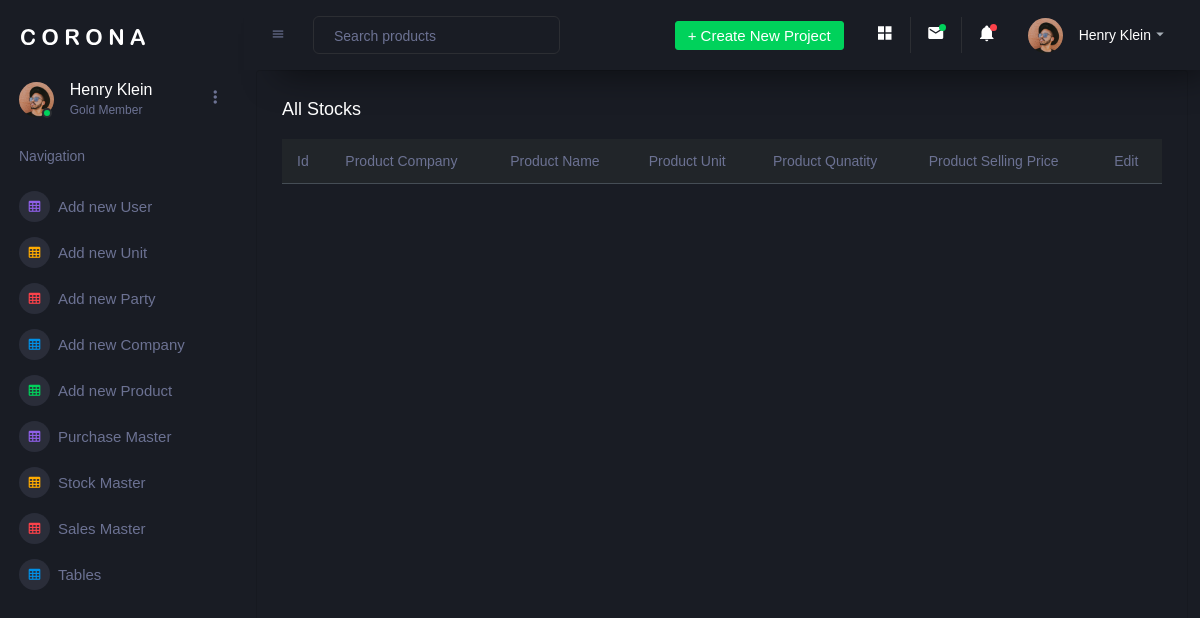
The page /admin/stock_master.php on the database as committed earlier.
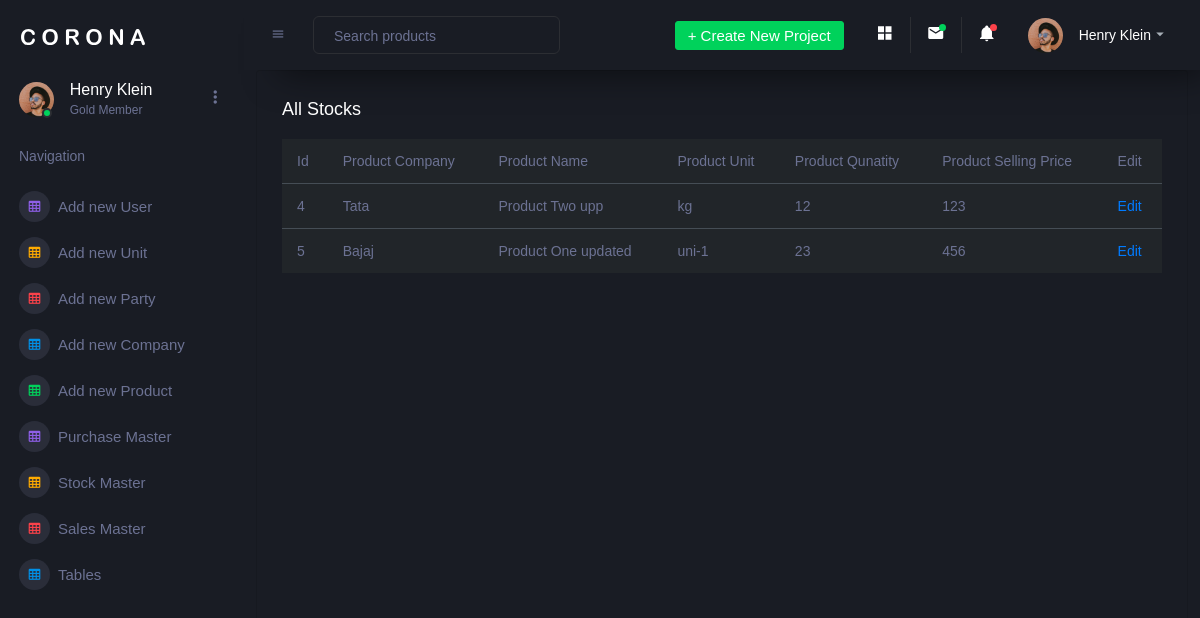
The same page on the database as committed later.
### tables this page shows
CREATE TABLE `stock_master` (
  `id` int(5) NOT NULL,
  `product_company` varchar(100) NOT NULL,
  `product_name` varchar(100) NOT NULL,
  `product_unit` varchar(50) NOT NULL,
  `packing_size` varchar(100) NOT NULL,
  `product_qty` varchar(5) NOT NULL,
  `product_selling_price` varchar(10) NOT NULL
);

### admin/stock_master.php (the view, shortened to what this page needs)
<?php
include "header.php";
include "../user/connection.php";
?>
<div class="main-panel">
    <div class="col-lg-12 grid-margin stretch-card">
        <div class="card">
            <div class="card-body">
                <h4 class="card-title">All stocks </h4>
                <div class="table-responsive">
                    <table class="table table-dark">
                        <thead>
                        <tr>
                            <th> Id </th>
                            <th> Product Company </th>
                            <th> Product Name </th>
                            <th> Product Unit </th>
                            <th> Product Qunatity </th>
                            <th> Product Selling Price </th>
                            <th> Edit </th>
                        </tr>
                        </thead>
                        <tbody>
                        <?php
                        $res=mysqli_query($link,"select * from stock_master");
                        while($row=mysqli_fetch_assoc($res)){ ?>
                            <tr>
                                <td> <?= $row['id'];?> </td>
                                <td> <?= $row['product_company'];?> </td>
                                <td> <?= $row['product_name'];?> </td>
                                <td> <?= $row['product_unit'];?> </td>
                                <td> <?= $row['product_qty'];?> </td>
                                <td> <?= $row['product_selling_price'];?> </td>
                                <td> <a href="edit_stock_master.php?id=<?php echo $row['id'];?>"> Edit </a></td>
                            </tr>
                        <?php }  ?>
                        </tbody>
                    </table>
                </div>
            </div>
        </div>
    </div>
</div>

### admin/header.php (shortened to what this page needs)
<!DOCTYPE html>
<html lang="en">
<head>
    <link rel="stylesheet" href="assets/vendors/mdi/css/materialdesignicons.min.css">
    <link rel="stylesheet" href="assets/vendors/css/vendor.bundle.base.css">
    <link rel="stylesheet" href="assets/vendors/jvectormap/jquery-jvectormap.css">
    <link rel="stylesheet" href="assets/vendors/flag-icon-css/css/flag-icon.min.css">
    <link rel="stylesheet" href="assets/vendors/owl-carousel-2/owl.carousel.min.css">
    <link rel="stylesheet" href="assets/vendors/owl-carousel-2/owl.theme.default.min.css">
    <link rel="stylesheet" href="assets/css/style.css">
</head>
<body>
<div class="container-scroller">
    <nav class="sidebar sidebar-offcanvas" id="sidebar">
        <div class="sidebar-brand-wrapper d-none d-lg-flex align-items-center justify-content-center fixed-top">
            <a class="sidebar-brand brand-logo" href="index.html"><img src="assets/images/logo.svg" alt="logo" /></a>
        </div>
        <ul class="nav">
            <li class="nav-item profile">
                <div class="profile-desc">
                    <div class="profile-pic">
                        <div class="count-indicator">
                            <img class="img-xs rounded-circle " src="assets/images/faces/face15.jpg" alt="">
                            <span class="count bg-success"></span>
                        </div>
                        <div class="profile-name">
                            <h5 class="mb-0 font-weight-normal">Henry Klein</h5>
                            <span>Gold Member</span>
                        </div>
                    </div>
                    <a href="#" id="profile-dropdown" data-toggle="dropdown"><i class="mdi mdi-dots-vertical"></i></a>
                </div>
            </li>
            <li class="nav-item nav-category">
                <span class="nav-link">Navigation</span>
            </li>
            <li class="nav-item menu-items">
                <a class="nav-link" href="add_new_user.php">
              <span class="menu-icon">
                <i class="mdi mdi-table-large"></i>
              </span>
                    <span class="menu-title">Add new User </span>
                </a>
            </li>
            <li class="nav-item menu-items">
                <a class="nav-link" href="add_new_unit.php">
              <span class="menu-icon">
                <i class="mdi mdi-table-large"></i>
              </span>
                    <span class="menu-title">Add new Unit </span>
                </a>
            </li>
            <li class="nav-item menu-items">
                <a class="nav-link" href="add_new_party.php">
              <span class="menu-icon">
                <i class="mdi mdi-table-large"></i>
              </span>
                    <span class="menu-title">Add new Party </span>
                </a>
            </li>
            <li class="nav-item menu-items">
                <a class="nav-link" href="add_company.php">
              <span class="menu-icon">
                <i class="mdi mdi-table-large"></i>
              </span>
                    <span class="menu-title">Add new Company </span>
                </a>
            </li>
            <li class="nav-item menu-items">
                <a class="nav-link" href="add_products.php">
              <span class="menu-icon">
                <i class="mdi mdi-table-large"></i>
              </span>
                    <span class="menu-title">Add new Product </span>
                </a>
            </li>
            <li class="nav-item menu-items">
                <a class="nav-link" href="purchase_master.php">
              <span class="menu-icon">
                <i class="mdi mdi-table-large"></i>
              </span>
                    <span class="menu-title"> Purchase Master </span>
                </a>
            </li>
            <li class="nav-item menu-items">
                <a class="nav-link" href="stock_master.php">
              <span class="menu-icon">
                <i class="mdi mdi-table-large"></i>
              </span>
                    <span class="menu-title"> Stock Master </span>
                </a>
            </li>
            <li class="nav-item menu-items">
                <a class="nav-link" href="sales_master.php">
              <span class="menu-icon">
                <i class="mdi mdi-table-large"></i>
              </span>
                    <span class="menu-title"> Sales Master </span>
                </a>
            </li>
            <li class="nav-item menu-items">
                <a class="nav-link" href="pages/tables/basic-table.html">
              <span class="menu-icon">
                <i class="mdi mdi-table-large"></i>
              </span>
                    <span class="menu-title">Tables</span>
                </a>
            </li>
        </ul>
    </nav>
    <div class="container-fluid page-body-wrapper">
        <nav class="navbar p-0 fixed-top d-flex flex-row">
            <div class="navbar-menu-wrapper flex-grow d-flex align-items-stretch">
                <button class="navbar-toggler navbar-toggler align-self-center" type="button" data-toggle="minimize">
                    <span class="mdi mdi-menu"></span>
                </button>
                <ul class="navbar-nav w-100">
                    <li class="nav-item w-100">
                        <form class="nav-link mt-2 mt-md-0 d-none d-lg-flex search">
                            <input type="text" class="form-control" placeholder="Search products">
                        </form>
                    </li>
                </ul>
                <ul class="navbar-nav navbar-nav-right">
                    <li class="nav-item dropdown d-none d-lg-block">
                        <a class="nav-link btn btn-success create-new-button" id="createbuttonDropdown" data-toggle="dropdown" aria-expanded="false" href="#">+ Create New Project</a>
                    </li>
                    <li class="nav-item nav-settings d-none d-lg-block">
                        <a class="nav-link" href="#">
                            <i class="mdi mdi-view-grid"></i>
                        </a>
                    </li>
                    <li class="nav-item dropdown border-left">
                        <a class="nav-link count-indicator dropdown-toggle" id="messageDropdown" href="#" data-toggle="dropdown" aria-expanded="false">
                            <i class="mdi mdi-email"></i>
                            <span class="count bg-success"></span>
                        </a>
                    </li>
                    <li class="nav-item dropdown border-left">
                        <a class="nav-link count-indicator dropdown-toggle" id="notificationDropdown" href="#" data-toggle="dropdown">
                            <i class="mdi mdi-bell"></i>
                            <span class="count bg-danger"></span>
                        </a>
                    </li>
                    <li class="nav-item dropdown">
                        <a class="nav-link" id="profileDropdown" href="#" data-toggle="dropdown">
                            <div class="navbar-profile">
                                <img class="img-xs rounded-circle" src="assets/images/faces/face15.jpg" alt="">
                                <p class="mb-0 d-none d-sm-block navbar-profile-name">Henry Klein</p>
                                <i class="mdi mdi-menu-down d-none d-sm-block"></i>
                            </div>
                        </a>
                    </li>
                </ul>
            </div>
        </nav>

Rows that differ between the two databases and show on the page:
added stock_master: id "4", product_company "Tata", product_name "Product Two upp", product_unit "kg", product_qty "12", product_selling_price "123"
added stock_master: id "5", product_company "Bajaj", product_name "Product One updated", product_unit "uni-1", product_qty "23", product_selling_price "456"
